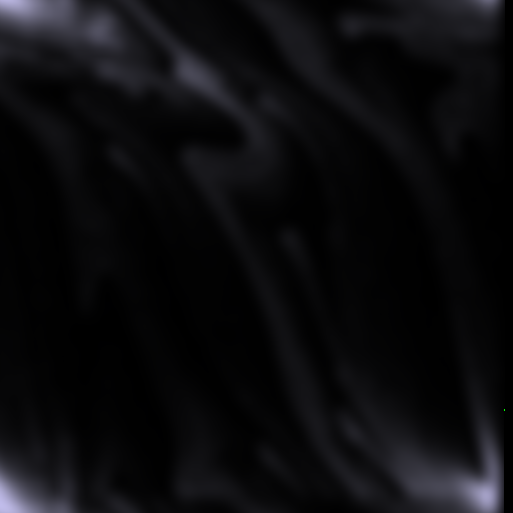

Write the Julia code that produced this figure.
using GPUArrays, Colors, FileIO, ImageFiltering
using CLArrays

img = RGB{Float32}.(load(joinpath(@__DIR__, "..", "Poincare", "poincare.png")))

a = CLArray(img);
out = similar(a);
k = CLArray(Float32.(collect(Kernel.gaussian(7))));
imgc = similar(img)

GPUArrays.convolution!(a, out, k)
copy!(imgc, out)
save(joinpath(@__DIR__, "gaussian.png"), imgc)
